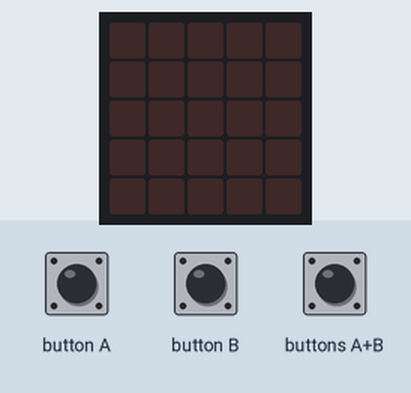
Simulated run of this program. Board: BBC micro:bit (MakeCode). Shown: the board's 5×5 LED display. Inputs (shaded band) come from the test bench.

Above: at 1.2 s.
1.3 s: buttons A+B pressed for 0.15 s
At 3.4 s:
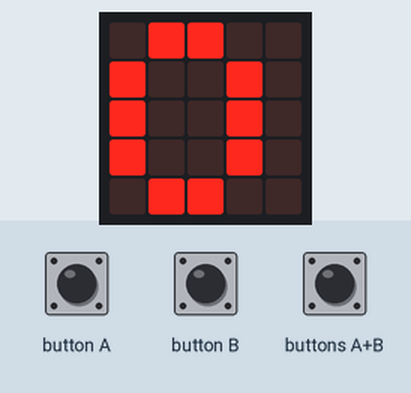
3.7 s: buttons A+B pressed for 1 s
At 5.3 s:
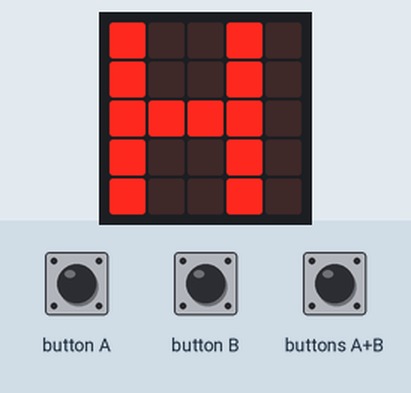
7.0 s: button B pressed for 0.15 s
At 7.9 s:
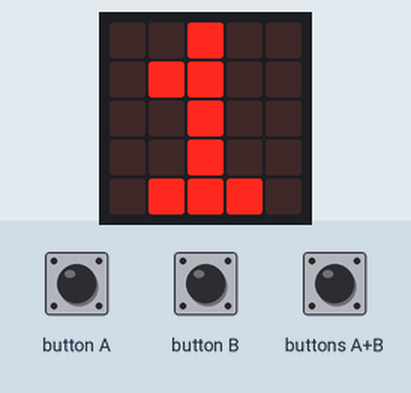
8.7 s: button B pressed for 0.15 s
At 10.6 s:
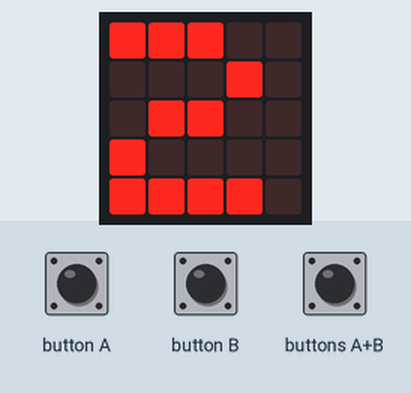
Timing chart, 0 to 11.7 s (numbered marks = the images above; inputs shaded):
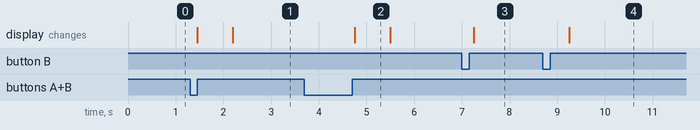

The program:

main.ts
```typescript
input.onButtonPressed(Button.A, function () {
    if (modus == 1 && minutt > 0) {
        minutt += -1
    }
    if (modus == 2 && time > 0) {
        time += -1
    }
})
function sekundTikk () {
    sekund += 1
    if (sekund > 59) {
        sekund = 0
        minutt += 1
        if (minutt > 59) {
            minutt = 0
            time += 1
            if (time > 23) {
                time = 0
            }
        }
    }
}
input.onButtonPressed(Button.AB, function () {
    modus += 1
    if (modus == 1) {
        basic.showString("M")
    } else if (modus == 2) {
        basic.showString("H")
    } else {
        modus = 0
    }
})
input.onButtonPressed(Button.B, function () {
    if (modus == 1 && minutt < 60) {
        minutt += 1
    }
    if (modus == 2 && time < 24) {
        time += 1
    }
})
function klokkeDisplay () {

}
let modus = 0
let time = 0
let minutt = 0
let sekund = 0
sekund = 0
minutt = 0
time = 0
modus = 0
loops.everyInterval(1000, function () {
    sekundTikk()
    // oppdater skjerm
    if (modus == 0) {
        klokkeDisplay()
    } else if (modus == 1) {
        basic.showNumber(minutt)
    } else {
        basic.showNumber(time)
    }
})
basic.forever(function () {

})
```

test.ts
```typescript
// testene settes inn her; disse vil ikke kompilert så lenge denne pakken blir brukt som en utvidelse.
```

Measured:
- after the input at 1.3 s, the display: first changes after 0.15 s (image 1 shows a later state)
- after the input at 3.7 s, the display: changes after 1.1 s (image 2)
- after the input at 7.0 s, the display: changes after 0.25 s (image 3)
- after the input at 8.7 s, the display: changes after 0.55 s (image 4)
- what the display in image 2 shows lasts 0.7 s, from 4.8 s to 5.5 s
